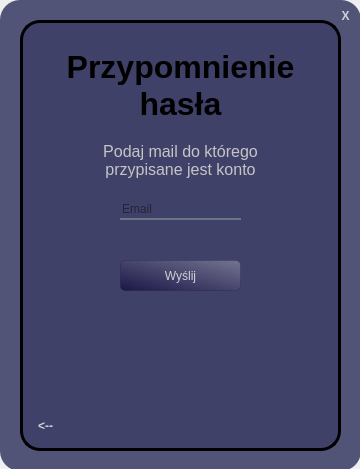
<?xml version="1.0" encoding="UTF-8"?>
<ui version="4.0">
 <class>MainWindow</class>
 <widget class="QMainWindow" name="MainWindow">
  <property name="geometry">
   <rect>
    <x>0</x>
    <y>0</y>
    <width>360</width>
    <height>469</height>
   </rect>
  </property>
  <property name="windowTitle">
   <string>MainWindow</string>
  </property>
  <property name="styleSheet">
   <string notr="true">QWidget#centralwidget{
}</string>
  </property>
  <widget class="QWidget" name="centralwidget">
   <widget class="QWidget" name="widget_2" native="true">
    <property name="geometry">
     <rect>
      <x>0</x>
      <y>0</y>
      <width>361</width>
      <height>471</height>
     </rect>
    </property>
    <property name="styleSheet">
     <string notr="true">QWidget#widget_2{background-color:rgba(37, 39, 85, 200);
border-radius: 20px;}</string>
    </property>
    <widget class="QWidget" name="widget_3" native="true">
     <property name="geometry">
      <rect>
       <x>20</x>
       <y>20</y>
       <width>321</width>
       <height>431</height>
      </rect>
     </property>
     <property name="styleSheet">
      <string notr="true">QWidget#widget_3{background-color:rgba(37, 39, 85, 100);
border-radius: 20px;
border:3px solid;}</string>
     </property>
     <widget class="QLabel" name="login_error">
      <property name="enabled">
       <bool>false</bool>
      </property>
      <property name="geometry">
       <rect>
        <x>100</x>
        <y>180</y>
        <width>121</width>
        <height>31</height>
       </rect>
      </property>
      <property name="styleSheet">
       <string notr="true">color: rgb(255, 14, 30);
font: 7pt &quot;MS Shell Dlg 2&quot;;</string>
      </property>
      <property name="text">
       <string/>
      </property>
      <property name="alignment">
       <set>Qt::AlignCenter</set>
      </property>
      <property name="wordWrap">
       <bool>true</bool>
      </property>
     </widget>
     <widget class="QPushButton" name="loginbtn">
      <property name="geometry">
       <rect>
        <x>100</x>
        <y>240</y>
        <width>121</width>
        <height>31</height>
       </rect>
      </property>
      <property name="styleSheet">
       <string notr="true">QPushButton#loginbtn{
background-color: qlineargradient(spread:pad, x1:0.017, y1:0.937409, x2:1, y2:0, stop:0 rgba(17, 9, 61, 178), stop:1 rgba(255, 255, 255, 68));
border-radius: 5px;
color: rgba(226, 226, 226, 227);
border: 1px solid rgba(0,0,0,0.15);
}
QPushButton#loginbtn:hover{
background-color: qlineargradient(spread:pad, x1:0.017, y1:0.937409, x2:1, y2:0, stop:0 rgba(17, 9, 61, 178), stop:0.295455 rgba(255, 255, 255, 68));
}
QPushButton#loginbtn:pressed{
padding-left:2px;
padding-top:2px;
background-color:rgb(100, 100, 132);
}</string>
      </property>
      <property name="text">
       <string>Wyślij</string>
      </property>
     </widget>
     <widget class="QLabel" name="logintxt">
      <property name="geometry">
       <rect>
        <x>10</x>
        <y>30</y>
        <width>301</width>
        <height>71</height>
       </rect>
      </property>
      <property name="font">
       <font>
        <family>MS Shell Dlg 2</family>
        <pointsize>24</pointsize>
        <weight>75</weight>
        <italic>false</italic>
        <bold>true</bold>
       </font>
      </property>
      <property name="styleSheet">
       <string notr="true">QLabel#welcometxt{font: 24pt &quot;MS Shell Dlg 2&quot; ;
font-weight: bold;}</string>
      </property>
      <property name="text">
       <string>Przypomnienie hasła</string>
      </property>
      <property name="alignment">
       <set>Qt::AlignCenter</set>
      </property>
      <property name="wordWrap">
       <bool>true</bool>
      </property>
     </widget>
     <widget class="QLabel" name="infotxt">
      <property name="geometry">
       <rect>
        <x>60</x>
        <y>120</y>
        <width>201</width>
        <height>41</height>
       </rect>
      </property>
      <property name="font">
       <font>
        <family>MS Shell Dlg 2</family>
        <pointsize>12</pointsize>
        <weight>50</weight>
        <italic>false</italic>
        <bold>false</bold>
       </font>
      </property>
      <property name="mouseTracking">
       <bool>false</bool>
      </property>
      <property name="styleSheet">
       <string notr="true">font: 12pt &quot;MS Shell Dlg 2&quot;;
color: rgb(197, 197, 197);</string>
      </property>
      <property name="text">
       <string>Podaj mail do którego przypisane jest konto</string>
      </property>
      <property name="textFormat">
       <enum>Qt::AutoText</enum>
      </property>
      <property name="alignment">
       <set>Qt::AlignCenter</set>
      </property>
      <property name="wordWrap">
       <bool>true</bool>
      </property>
     </widget>
     <widget class="QLineEdit" name="login_field">
      <property name="geometry">
       <rect>
        <x>100</x>
        <y>180</y>
        <width>121</width>
        <height>20</height>
       </rect>
      </property>
      <property name="mouseTracking">
       <bool>false</bool>
      </property>
      <property name="styleSheet">
       <string notr="true">background-color: rgba(0, 0, 0, 0);
border: none;
border-bottom: 2px solid rgba(105,118, 132, 255);
color: rgba(0,0,0,230);</string>
      </property>
      <property name="text">
       <string/>
      </property>
      <property name="placeholderText">
       <string>Email</string>
      </property>
     </widget>
     <widget class="QWidget" name="widget" native="true">
      <property name="geometry">
       <rect>
        <x>80</x>
        <y>300</y>
        <width>151</width>
        <height>101</height>
       </rect>
      </property>
      <property name="styleSheet">
       <string notr="true">border-image: url(background.png)</string>
      </property>
     </widget>
     <widget class="QPushButton" name="backbtn">
      <property name="geometry">
       <rect>
        <x>10</x>
        <y>390</y>
        <width>31</width>
        <height>31</height>
       </rect>
      </property>
      <property name="styleSheet">
       <string notr="true">QPushButton#backbtn{
background-color: qlineargradient(spread:pad, x1:0.017, y1:0.937409, x2:1, y2:0, stop:0 rgba(17, 9, 61, 0), stop:1 rgba(255, 255, 255, 0));
border-radius: 7px;
color: rgba(226, 226, 226, 227);
font-weight: bold;
}
QPushButton#backbtn:hover{
background-color: qlineargradient(spread:pad, x1:0.017, y1:0.937409, x2:1, y2:0, stop:0 rgba(17, 9, 61, 200), stop:0.295455 rgba(255, 255, 255, 0));
}
QPushButton#backbtn:pressed{
padding-left:2px;
padding-top:2px;
background-color:qlineargradient(spread:pad, x1:0.017, y1:0.937409, x2:1, y2:0, stop:0 rgba(17, 9, 61, 200), stop:0.295455 rgba(255, 255, 255, 0));
}</string>
      </property>
      <property name="text">
       <string>&lt;--</string>
      </property>
     </widget>
     <zorder>loginbtn</zorder>
     <zorder>login_error</zorder>
     <zorder>logintxt</zorder>
     <zorder>infotxt</zorder>
     <zorder>login_field</zorder>
     <zorder>widget</zorder>
     <zorder>backbtn</zorder>
    </widget>
    <widget class="QPushButton" name="exitbtn">
     <property name="geometry">
      <rect>
       <x>330</x>
       <y>0</y>
       <width>31</width>
       <height>31</height>
      </rect>
     </property>
     <property name="styleSheet">
      <string notr="true">QPushButton#exitbtn{
background-color: qlineargradient(spread:pad, x1:0.017, y1:0.937409, x2:1, y2:0, stop:0 rgba(17, 9, 61, 0), stop:1 rgba(255, 255, 255, 0));
border-radius: 7px;
color: rgba(226, 226, 226, 227);
font-weight: bold;
}
QPushButton#exitbtn:hover{
background-color: qlineargradient(spread:pad, x1:0.017, y1:0.937409, x2:1, y2:0, stop:0 rgba(17, 9, 61, 200), stop:0.295455 rgba(255, 255, 255, 0));
}
QPushButton#exitbtn:pressed{
padding-left:2px;
padding-top:2px;
background-color:qlineargradient(spread:pad, x1:0.017, y1:0.937409, x2:1, y2:0, stop:0 rgba(17, 9, 61, 200), stop:0.295455 rgba(255, 255, 255, 0));
}</string>
     </property>
     <property name="text">
      <string>Х</string>
     </property>
    </widget>
   </widget>
  </widget>
 </widget>
 <tabstops>
  <tabstop>login_field</tabstop>
  <tabstop>loginbtn</tabstop>
 </tabstops>
 <resources/>
 <connections/>
</ui>
